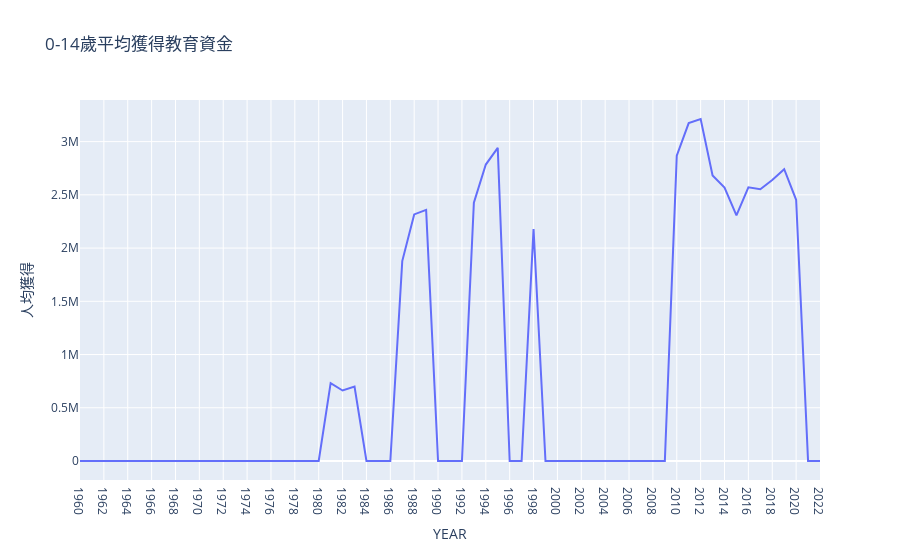

The notebook cell this image was saved under:
### Code cell
import plotly.express as px
from IPython.display import display

fig = px.line(merged_df, x="YEAR", y="人均獲得", title='0-14歲平均獲得教育資金')
display(fig)

### Figure 1 — Plotly figure (JSON) as saved in the notebook; plotly's stock layout.template omitted (floating-point values rounded to 4 significant figures)
{"data": [{"hovertemplate": "YEAR=%{x}<br>人均獲得=%{y}<extra></extra>", "legendgroup": "", "line": {"color": "#636efa", "dash": "solid"}, "marker": {"symbol": "circle"}, "mode": "lines", "name": "", "orientation": "v", "showlegend": false, "type": "scatter", "x": ["1960", "1961", "1962", "1963", "1964", "1965", "1966", "1967", "1968", "1969", "1970", "1971", "1972", "1973", "1974", "1975", "1976", "1977", "1978", "1979", "1980", "1981", "1982", "1983", "1984", "1985", "1986", "1987", "1988", "1989", "1990", "1991", "1992", "1993", "1994", "1995", "1996", "1997", "1998", "1999", "2000", "2001", "2002", "2003", "2004", "2005", "2006", "2007", "2008", "2009", "2010", "2011", "2012", "2013", "2014", "2015", "2016", "2017", "2018", "2019", "2020", "2021", "2022"], "xaxis": "x", "y": [0, 0, 0, 0, 0, 0, 0, 0, 0, 0, 0, 0, 0, 0, 0, 0, 0, 0, 0, 0, 0, 730900.0, 662000.0, 699900.0, 0, 0, 0, 1878000.0, 2316000.0, 2359000.0, 0, 0, 0, 2426000.0, 2784000.0, 2941000.0, 0, 0, 2179000.0, 0, 0, 0, 0, 0, 0, 0, 0, 0, 0, 0, 2868000.0, 3174000.0, 3212000.0, 2682000.0, 2568000.0, 2308000.0, 2571000.0, 2553000.0, 2640000.0, 2741000.0, 2454000.0, 0, 0], "yaxis": "y"}], "layout": {"legend": {"tracegroupgap": 0}, "title": {"text": "0-14歲平均獲得教育資金"}, "xaxis": {"anchor": "y", "domain": [0, 1], "title": {"text": "YEAR"}}, "yaxis": {"anchor": "x", "domain": [0, 1], "title": {"text": "人均獲得"}}}}
